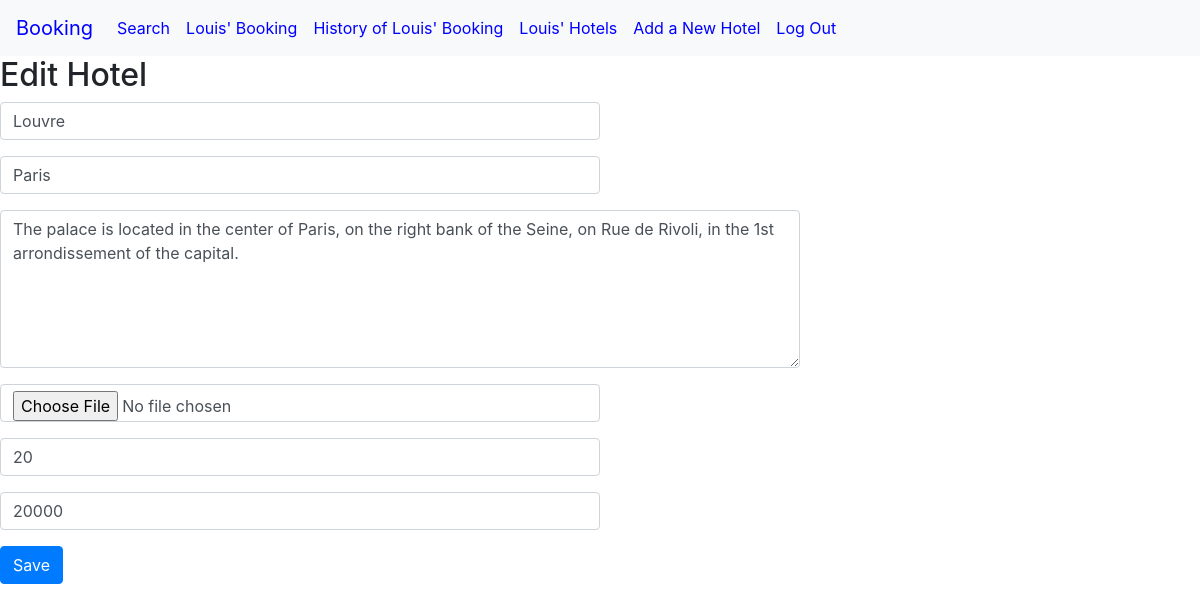
Screenshot of /edit_hot/9 (signed in) with the database file from the repository.
### booking/models.py (models this page shows)
class User(AbstractUser):
    pass

class Hotels(models.Model):
    city = models.CharField(max_length=255)
    hot_name = models.CharField(max_length=255)
    description = models.TextField(blank=True)
    owner = models.ForeignKey("User", on_delete=models.CASCADE, related_name="own")
    free_place = models.IntegerField()
    price = models.IntegerField()
    rating = models.DecimalField(default=0.0, max_digits=3, decimal_places=1)
    photo = models.ImageField(upload_to='booking/', blank=True, height_field=None, width_field=None, max_length=100)

### booking/views.py (the view, shortened to what this page needs)
# urls.py: path("edit_hot/<int:item_id>", views.edit_hot, name="edit_hot")
@csrf_exempt
@login_required
def edit_hot(request, item_id):
    if request.method == "GET":
        return render(request, "booking/edit_hot.html", {
                "edit_hot": Hotels.objects.get(id=item_id)
            })

### booking/templates/booking/edit_hot.html (shortened to what this page needs)
{% extends "booking/layout.html" %}
{% load static %}
{% block body %}
    <h2>Edit Hotel</h2>
    <form action="{% url 'edit_hot' edit_hot.id%}" method="post" enctype="multipart/form-data">
        <div class="form-group">
            <input class="form-control col-md-6" autofocus type="text" name="hot_name" value="{{edit_hot.hot_name}}">
        </div>
		<div class="form-group">
            <input class="form-control col-md-6" type="text" name="city" value="{{edit_hot.city}}">
        </div>
		<div class="form-group">
            <textarea class="form-control col-md-8" type="textarea" rows="6" name="description" >{{edit_hot.description}}</textarea>
        </div>
		<div class="form-group">
            <input class="form-control col-md-6" type="file" name="photo" value="{{edit_hot.photo}}">
        </div>
		<div class="form-group">
            <input class="form-control col-md-6" type="number" name="free_place" value="{{edit_hot.free_place}}">
        </div>
		<div class="form-group">
            <input class="form-control col-md-6" type="number" name="price" value="{{edit_hot.price}}">
        </div>
        <input class="btn btn-primary" type="submit" value="Save">
    </form>
{% endblock %}

### booking/templates/booking/layout.html (shortened to what this page needs)
{% load static %}
<!DOCTYPE html>
<html lang="en">
    <head>
        <link rel="stylesheet" href="https://stackpath.bootstrapcdn.com/bootstrap/4.4.1/css/bootstrap.min.css">
        <link href="{% static 'booking/styles.css' %}" rel="stylesheet">
    </head>
    <body>
        <nav class="navbar navbar-expand-lg navbar-light bg-light">
            <a class="navbar-brand" style="color: blue" href="#">Booking</a>
            <div>
              <ul class="navbar-nav mr-auto">
                <li class="nav-item">
                  <a class="nav-link" style="color: blue" href="{% url 'index' %}">Search</a>
                </li>
                {% if user.is_authenticated %}
                    <li class="nav-item">
                        <a class="nav-link" style="color: blue" href="{% url 'us_booking' %}">{{ user.username }}' Booking</a>
                    </li>
					<li class="nav-item">
                        <a class="nav-link" style="color: blue" href="{% url 'us_old_booking' %}">History of {{ user.username }}' Booking</a>
                    </li>
					<li class="nav-item">
                        <a class="nav-link" style="color: blue" href="{% url 'us_hotels' %}">{{ user.username }}' Hotels</a>
                    </li>
					<li class="nav-item">
                        <a class="nav-link" style="color: blue" href="{% url 'create' %}">Add a New Hotel</a>
                    </li>
                    <li class="nav-item">
                        <a class="nav-link" style="color: blue" href="{% url 'logout' %}">Log Out</a>
                    </li>
                {% endif %}
              </ul>
            </div>
          </nav>
        <div class="body">
            {% block body %}
            {% endblock %}
        </div>
    </body>
</html>

### rows the page displays
User: username "Louis"
Hotels: hot_name "Louvre", city "Paris", description "The palace is located in the center of Paris, on the right bank of the Seine, on Rue de Rivoli, in the 1st arrondissement of the capital.", free_place "20", price "20000"
